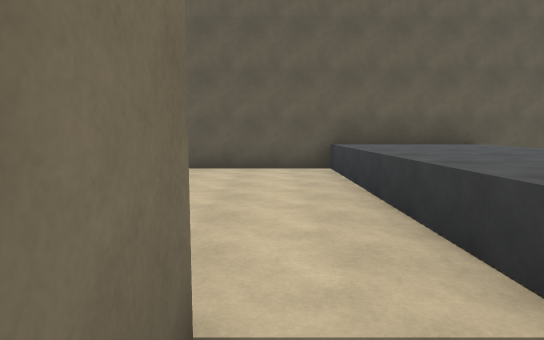
[1] (above)

16 first-person views from a walk through a scene from a Unity 3-D project. The camera is 1.5 m above the floor, tilts 6° down and sees 75° across. The floor is counted in squares, 2 m on a side. Each view is taken from the middle of a square. On the plan, view 1 faces up. The plan holds only what a view shows up to about 11 squares ahead; the rest is blank.

[2]
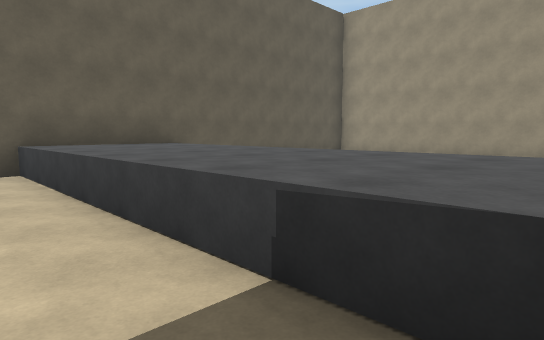

[3]
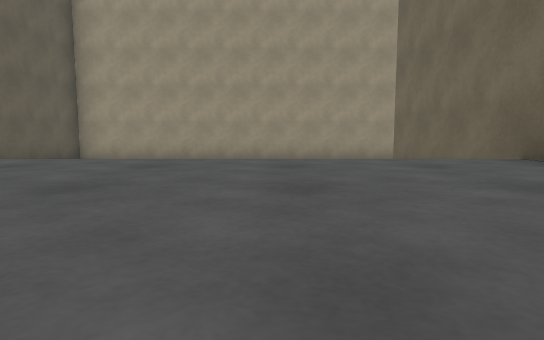

[4]
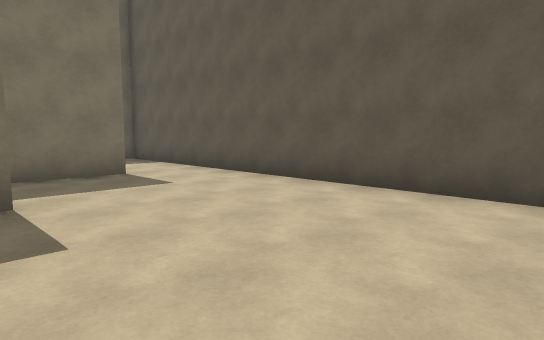

[5]
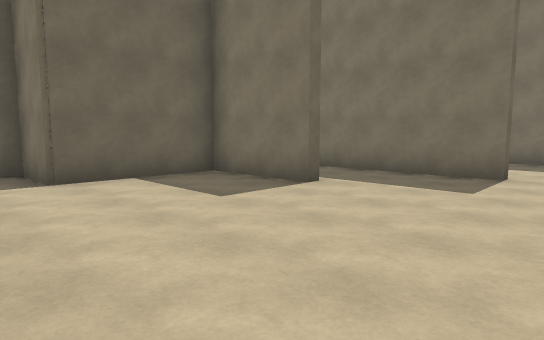

[6]
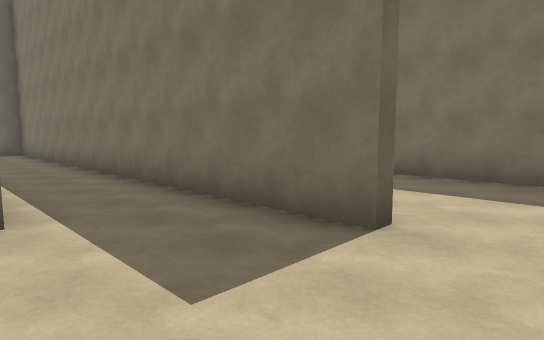

[7]
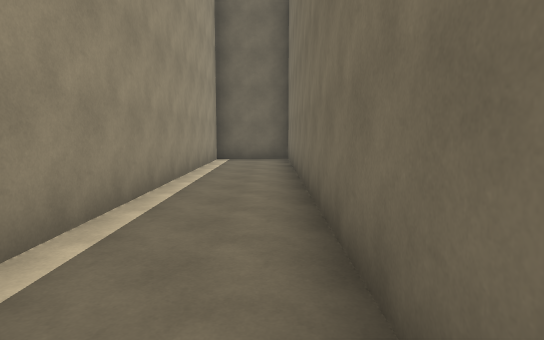

[8]
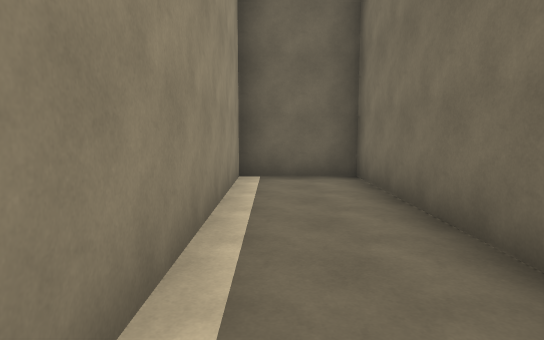

[9]
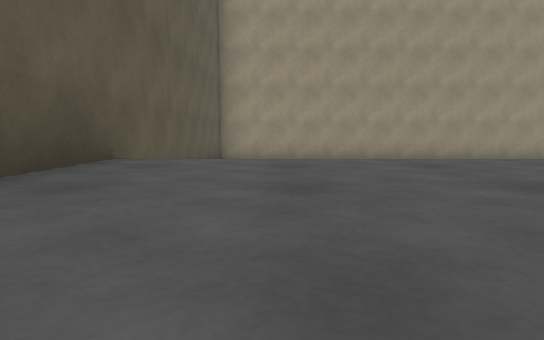

[10]
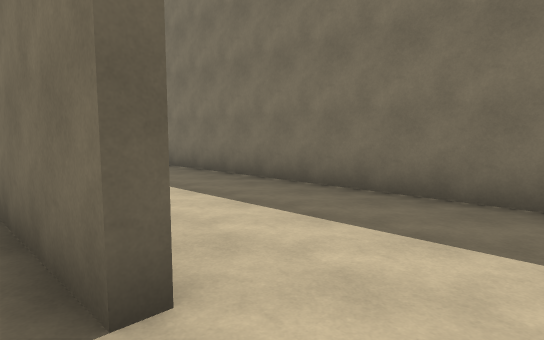

[11]
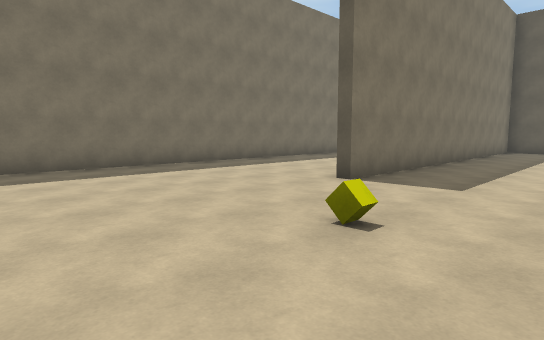

[12]
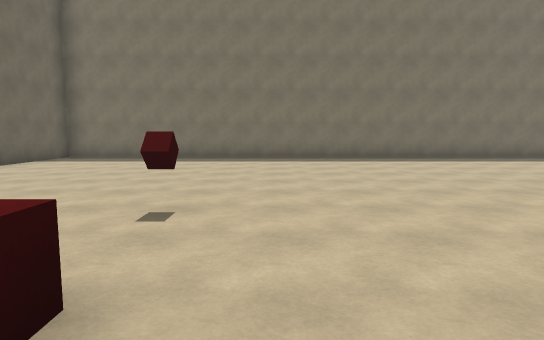

[13]
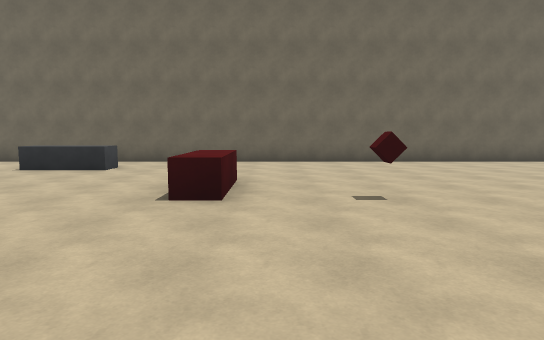

[14]
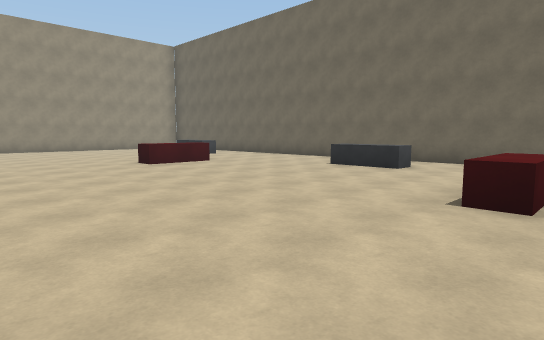

[15]
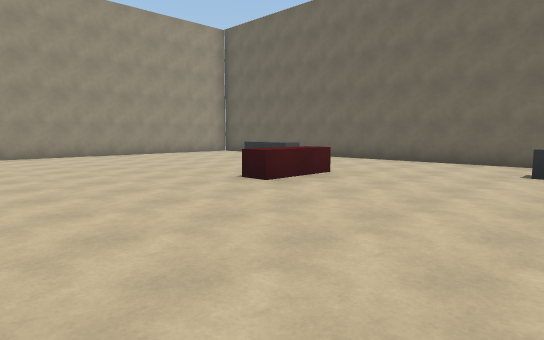

[16]
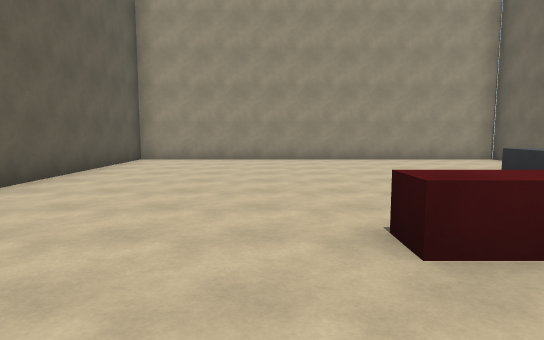

### Floor plan
Key: @ floor where view 1 was taken; # wall or solid block; . floor; ^ raised ledge; C yellow cube; R red cube.
Columns run from 14 left of view 1 to 11 right of it. Each row starts with its distance up from view 1.
  8      ################
  7      #..........^^^#######
  6      #..........^^^      #
  5      #..#.......^^^      #
  4      #..#.......^^^      #
  3      #..#..#....^^^      #
  2      #..#..#....^^^      #
  1  ..  #..#..###..^^^      #
  0 #..  #..#..# #@.^^####   #
 -1 #... #..#..# ##          #
 -2 #....#..#..#             #
 -3 #....#..#..#
 -4 #.......#..#
 -5 #.....C.#..#
 -6 #.......#..#
 -7 #.......####        ######
 -8 #........................#
 -9 #........................#
-10 #........................#
-11 #........................#
-12 #.......R.^......^.......#
-13 #.........^......^.......#
-14 #.................. .....#
-15 #............^^.... ^^...#
-16 #...................  ...#
-17 #...................    .#
-18 ####################   ###

Where each view was taken, in squares from view 1:
view 1: 0 up, 0 right, facing up
view 2: 0 up, 0 right, facing up-right
view 3: 2 up, 1 right, facing right
view 4: 3 up, 1 right, facing up-left
view 5: 7 up, 1 right, facing down-left
view 6: 7 up, 3 left, facing down-left
view 7: 3 up, 5 left, facing down
view 8: 1 down, 4 left, facing down
view 9: 6 up, 1 right, facing right
view 10: 7 up, 5 left, facing down-left
view 11: 8 down, 6 left, facing up-left
view 12: 11 down, 3 left, facing left
view 13: 8 down, 5 left, facing down
view 14: 8 down, 5 left, facing down-right
view 15: 8 down, 1 left, facing down-right
view 16: 11 down, 1 right, facing right
